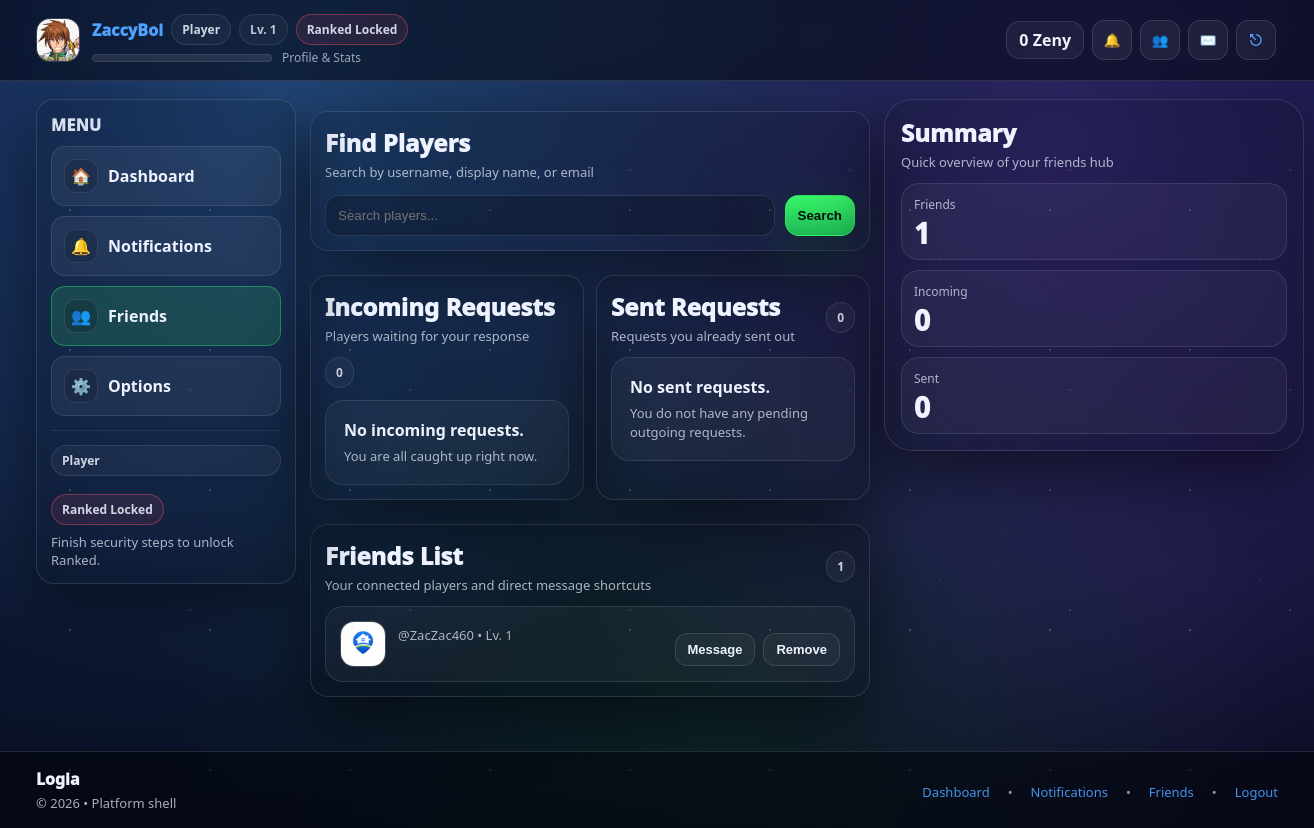
Screenshot of /friends.php (signed in) with the database file from the repository.
### tables this page shows
CREATE TABLE `users` (
  `id` bigint UNSIGNED NOT NULL,
  `username` varchar(32) NOT NULL,
  `email` varchar(255) NOT NULL,
  `password_hash` varchar(255) NOT NULL,
  `display_name` varchar(64) DEFAULT NULL,
  `email_verified_at` datetime DEFAULT NULL,
  `failed_login_attempts` int NOT NULL DEFAULT '0',
  `security_challenge_required` tinyint(1) NOT NULL DEFAULT '0',
  `last_failed_login_at` datetime DEFAULT NULL,
  `approval_status` enum('pending','approved','rejected') NOT NULL DEFAULT 'pending',
  `approved_by` bigint UNSIGNED DEFAULT NULL,
  `approved_at` datetime DEFAULT NULL,
  `rejected_reason` varchar(255) DEFAULT NULL,
  `is_active` tinyint(1) NOT NULL DEFAULT '1',
  `is_guest` tinyint(1) NOT NULL DEFAULT '0',
  `banned_until` datetime DEFAULT NULL,
  `bank_link_status` enum('none','pending','linked','failed') NOT NULL DEFAULT 'none',
  `bank_linked_at` datetime DEFAULT NULL,
  `appearance_mode` enum('default','dark','light') NOT NULL DEFAULT 'default',
  `last_login_at` datetime DEFAULT NULL,
  `created_at` datetime NOT NULL DEFAULT CURRENT_TIMESTAMP,
  `updated_at` datetime NOT NULL DEFAULT CURRENT_TIMESTAMP ON UPDATE CURRENT_TIMESTAMP,
  `level` int DEFAULT '1',
  `exp` int DEFAULT '0',
  `exp_to_next` int DEFAULT '100',
  `credits` int DEFAULT '0',
  `matches_played` int DEFAULT '0',
  `matches_won` int DEFAULT '0',
  `bio` text,
  `avatar_path` varchar(255) DEFAULT NULL,
  `favorite_deck` varchar(100) DEFAULT NULL,
  `tagline` varchar(120) DEFAULT NULL
);

CREATE TABLE `friends` (
  `id` int NOT NULL,
  `user_one` bigint UNSIGNED NOT NULL,
  `user_two` bigint UNSIGNED NOT NULL,
  `created_at` datetime DEFAULT CURRENT_TIMESTAMP
);

### includes/ui.php (the view, shortened to what the rows shown need)
<?php
require_once __DIR__ . '/helpers.php';
require_once __DIR__ . '/db.php';
require_once __DIR__ . '/auth.php';
require_once __DIR__ . '/friends_helpers.php';
function ranked_requirements(mysqli $mysqli, array $u): array {
  $uid = (int)$u['id'];
  $stmt = $mysqli->prepare("SELECT is_enabled FROM two_factor_secrets WHERE user_id = ? LIMIT 1");
  $stmt->bind_param("i", $uid);
  $stmt->execute();
  $twofa = (int)($stmt->get_result()->fetch_assoc()['is_enabled'] ?? 0);
  $email_ok = !empty($u['email_verified_at']);
  $bank_ok  = (($u['bank_link_status'] ?? 'none') === 'linked');
  $twofa_ok = ($twofa === 1);
  return [
    'email_ok'  => $email_ok,
    'bank_ok'   => $bank_ok,
    'twofa_ok'  => $twofa_ok,
    'ranked_ok' => (($u['approval_status'] ?? '') === 'approved') && $email_ok && $bank_ok && $twofa_ok
  ];
}
function ui_appearance_mode(array $u): string {
  $mode = (string)($u['appearance_mode'] ?? 'default');
  return $mode;
}
function ui_header(string $title = 'Dashboard', bool $is_hub = true): void {
  global $mysqli;
  $bp = base_path();
  $u  = current_user();
  $is_guest = ((int)($u['is_guest'] ?? 0) === 1);
  $role_label = $is_guest ? 'Guest' : 'Player';
  $level   = (int)($u['level'] ?? 1);
  $req = ranked_requirements($mysqli, $u);
  $ranked_ok = (!$is_guest && !empty($req['ranked_ok']));
  $zenyBalance = (int)($u['credits'] ?? 0);
  ?>
<!doctype html>
<html lang="en">
<head>
  <link rel="stylesheet" href="<?= h($bp) ?>/assets/style.css"/>
  <link rel="stylesheet" href="<?= h($bp) ?>/assets/hub.css"/>
  <link rel="stylesheet" href="<?= h($bp) ?>/assets/userstyle.css"/>
</head>
<body class="<?= $is_hub ? 'hub' : '' ?>" data-appearance="<?= h(ui_appearance_mode($u)) ?>">
<header class="topnav">
  <div class="topnav__inner" style="display:flex; align-items:center; justify-content:space-between; gap:14px;">
    <a href="<?= h($bp) ?>/profile.php" title="Profile & Stats" style="display:flex; align-items:center; gap:12px; text-decoration:none;">
      <?php $navAvatar = trim((string)($u['avatar_path'] ?? '')); ?>
      <?php if ($navAvatar !== ''): ?>
        <img
          src="<?= h($bp . '/' . ltrim($navAvatar, '/')) ?>"
          alt="Profile Avatar"
          style="width:44px; height:44px; border-radius:14px; object-fit:cover; border:1px solid rgba(255,255,255,.12); background: rgba(255,255,255,.06); display:block;"
        >
      <?php else: ?>
        <div style="width:44px; height:44px; border-radius:14px; display:grid; place-items:center; border:1px solid rgba(255,255,255,.12); background: rgba(255,255,255,.06); font-weight:950;">
          <?= h(strtoupper(substr((string)$u['username'], 0, 1))) ?>
        </div>
      <?php endif; ?>
      <div style="display:grid; gap:4px; min-width:0;">
        <div style="display:flex; align-items:center; gap:8px; flex-wrap:wrap; min-width:0;">
          <div style="font-weight:950; letter-spacing:.01em; white-space:nowrap; overflow:hidden; text-overflow:ellipsis; max-width:240px;">
            <?= h($u['display_name'] ?? $u['username']) ?>
          </div>
          <span class="pill"><?= h($role_label) ?></span>
          <span class="pill" style="opacity:.9;">Lv. <?= (int)$level ?></span>
          <?php if ($is_guest): ?>
            <span class="pill" style="border-color: rgba(255,205,102,.45); background: rgba(255,205,102,.10);">Casual Only</span>
          <?php elseif (!$ranked_ok): ?>
            <span class="pill" style="border-color: rgba(255,77,109,.40); background: rgba(255,77,109,.10);">Ranked Locked</span>
          <?php endif; ?>
        </div>
        <div style="display:flex; align-items:center; gap:10px; opacity:.9;">
        </div>
      </div>
    </a>
    <div class="md-icons">
          <div
          class="md-ico-wrap"
          title="Zeny Balance"
          style="display:flex; align-items:center; gap:8px; padding:0 2px;"
        >
          <a
            href="<?= h($bp) ?>/shop.php?tab=credits"
            style="
              display:inline-flex;
              align-items:center;
              gap:8px;
              text-decoration:none;
              color:var(--text);
              padding:10px 12px;
              border-radius:14px;
              border:1px solid rgba(255,255,255,.10);
              background:rgba(255,255,255,.05);
              font-weight:900;
              line-height:1;
            "
          >
            <span> <?= number_format($zenyBalance) ?> Zeny</span>
          </a>
    </div>
  </div>
</header>
<main class="container" style="padding-top:18px;">
<?php
}
function ui_footer(): void {
  ?>
</main>
</body>
</html>
<?php
}

### friends.php (shortened to what the rows shown need)
<?php
require_once __DIR__ . "/includes/db.php";
require_once __DIR__ . "/includes/helpers.php";
require_once __DIR__ . "/includes/auth.php";
require_once __DIR__ . "/includes/ui.php";
require_once __DIR__ . "/includes/friends_helpers.php";
$u  = current_user();
$bp = base_path();
$userId = (int)($u['id'] ?? 0);
$friends         = fetch_friends($mysqli, $userId, 100);
ui_header("Friends");
?>
<section class="section notif-page">
  <div class="hub-grid">
    <main class="notif-main">
      <div class="card notif-panel">
        <div class="notif-list">
          <?php if (!$friends): ?>
            <div class="card-soft notif-empty">
              <div class="notif-empty__title">No friends yet.</div>
              <div class="notif-empty__meta">Search for players above and start building your list.</div>
            </div>
          <?php else: ?>
            <?php foreach ($friends as $f): ?>
              <?php
                $friendId = (int)$f['friend_id'];
                $displayName = trim((string)($f['display_name'] ?? ''));
                $username = (string)($f['username'] ?? 'Player');
                $showName = $displayName !== '' ? $displayName : $username;
                $avatarPath = trim((string)($f['avatar_path'] ?? ''));
              ?>
              <article class="card-soft notif-row notif-row--compact">
                <div class="notif-row__icon friends-avatar">
                  <?php if ($avatarPath !== ''): ?>
                    <img
                      src="<?= h($bp . '/' . ltrim($avatarPath, '/')) ?>"
                      alt="<?= h($showName) ?>"
                      class="friends-avatar__img"
                    >
                  <?php else: ?>
                    <?= h(strtoupper(substr($username, 0, 1))) ?>
                  <?php endif; ?>
                </div>
                <div class="notif-row__content">
                  <div class="notif-row__top">
                    <div class="notif-row__main">
                      <div class="notif-row__body">
                        @<?= h($username) ?> • Lv. <?= (int)($f['level'] ?? 1) ?>
                      </div>
                    </div>
                    <div class="notif-row__actions notif-row__actions--inline">
                      <button
                        type="button"
                        class="btn btn-ghost"
                        data-chat-open="1"
                        data-user-id="<?= $friendId ?>">
                        Message
                      </button>
                      <form method="post">
                        <button class="btn btn-ghost" type="submit">Remove</button>
                      </form>
                    </div>
                  </div>
                </div>
              </article>
            <?php endforeach; ?>
          <?php endif; ?>
        </div>
      </div>
    </main>
  </div>
</section>
<?php ui_footer(); ?>

### rows the page displays
users: avatar_path (picture), display_name "ZaccyBoi", is_guest "Player", level "1", credits "0"
friends: user_one.avatar_path (picture), user_one.username "ZacZac460", user_one.level "1"

### other values shown
$incomingCount "0"
$sentCount "0"
$friendsCount "1"
